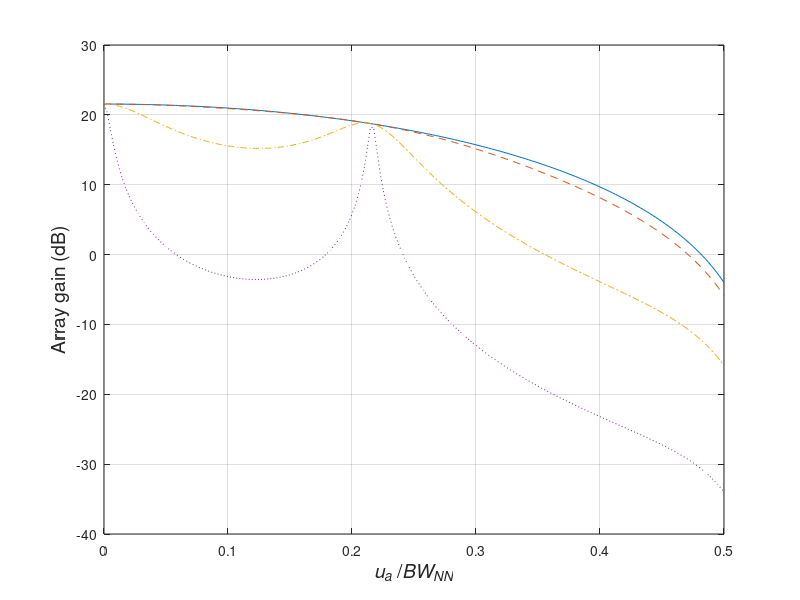

This chart was generated by the following MATLAB code: (Note: this script raises an error after producing the figure.)
%%%%%%%%%%%%%%%%%%%%%%%%%%%%%%%%
% Figure 6.53
% Xiaomin Lu 6/26/00
% updated by K. Bell 12/1/00
% updated by Lillian Xu 02/13/2001, K. Bell 7/26/01, 11/16/01
%%%%%%%%%%%%%%%%%%%%%%%%%%%%%%%%
%Example 6.7.8 LCMV beamformer
%This routine is to test the Array Gain, when there is signal mismatch


clear all
close all

N = 10;
BWNN = 4/N;
n = (-(N-1)/2:(N-1)/2)';
SNRrange = 0:10:30;
signalRange = 0:BWNN/2/200:BWNN/2;

detU = 0.0866;
C = exp(j*n*pi*[0 -detU detU]);
f = [1;sin(-(N/2)*pi*detU)./(N*sin(-.5*pi*detU));sin((N/2)*pi*detU)./(N*sin(.5*pi*detU))];
Vi1 = exp(j*n*pi*0.30);
Vi2 = exp(-j*n*pi*0.30);
INR = 10^(10/10);
LNR = 10^(10/10);

k1 = 1;
for SNR = 10.^(SNRrange/10)
    k2 = 1;
    for ua = 0:BWNN/2/200:BWNN/2
        Va = exp(j*n*pi*ua);				
        Ss = SNR*Va*Va';
        Sn = INR*Vi1*Vi1' + INR*Vi2*Vi2' + eye(N);	      %LCMP
        Sx = Ss + Sn + LNR*eye(N);
        W = inv(Sx)*C*inv(C'*inv(Sx)*C)*f;           %
        SINRo = (W'*Ss*W)/(W'*Sn*W); 
        SINRi = SNR/(1+2*INR);
        A(k1,k2) = SINRo/SINRi;
        k2 = k2+1;
    end		
    k1 = k1 + 1;
end


A = 10*log10(abs(A));
x = signalRange/BWNN;
plot(x,A(1,:),'-',x,A(2,:),'--',x,A(3,:),'-.',x,A(4,:),':');
%BWnn = 4/N
grid
xlabel('{\itu}_{\ita} /{\itBW}_{\itNN}','Fontsize',14)
ylabel('Array gain (dB)','Fontsize',14)
h=legend('{\itSNR}=0 dB','{\itSNR}=10 dB','{\itSNR}=20 dB','{\itSNR}=30 dB',3);
set(h,'Fontsize',12)
%title('LCMP\_DL, ui=+/-0.30(10dB each), LNR=10dB, uc=[0,+/-0.0866], g=[1;Bc;Bc]')
set(gca,'xtick',0:0.02:0.25)
axis([0 0.25 -10 30])      
line([0.0866/BWNN 0.0866/BWNN],[-50 45])   
text(0.0866/BWNN+0.002,25,'{\itu}_{{\itc}1}','Fontsize',12)
   
